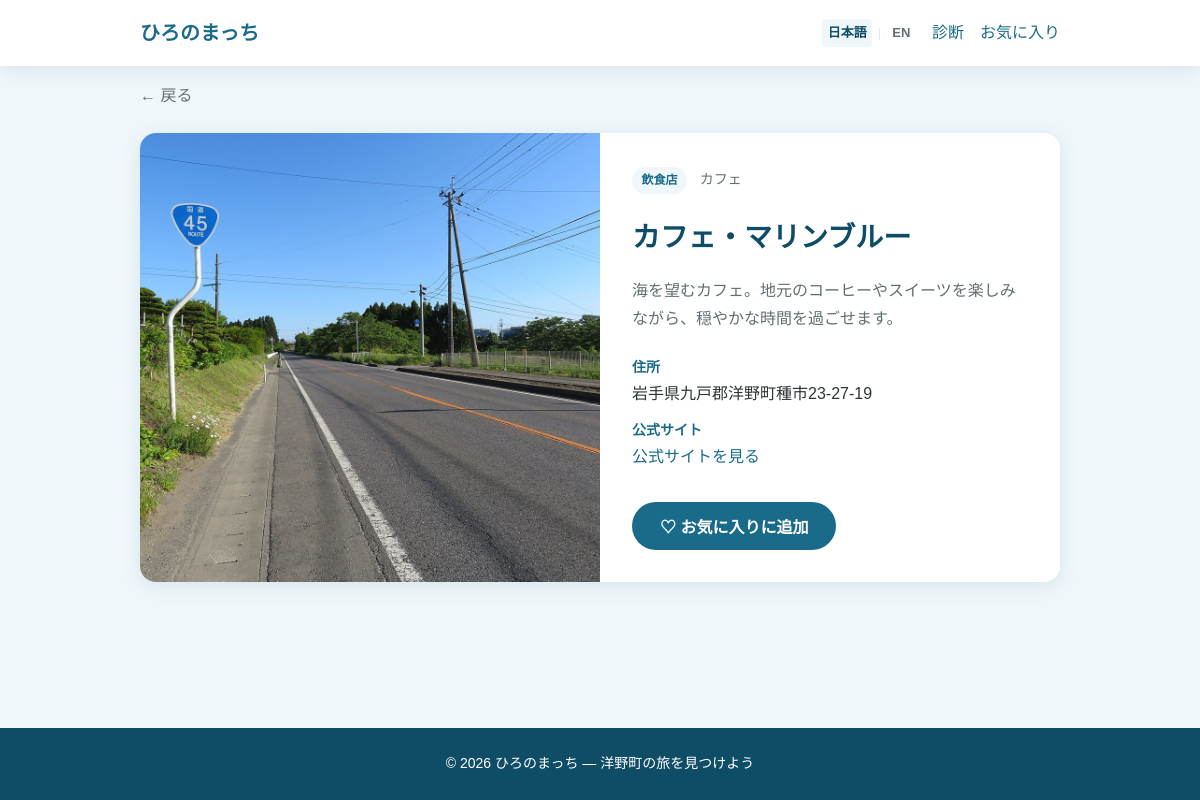
The page /spot/7 on the database as committed earlier.
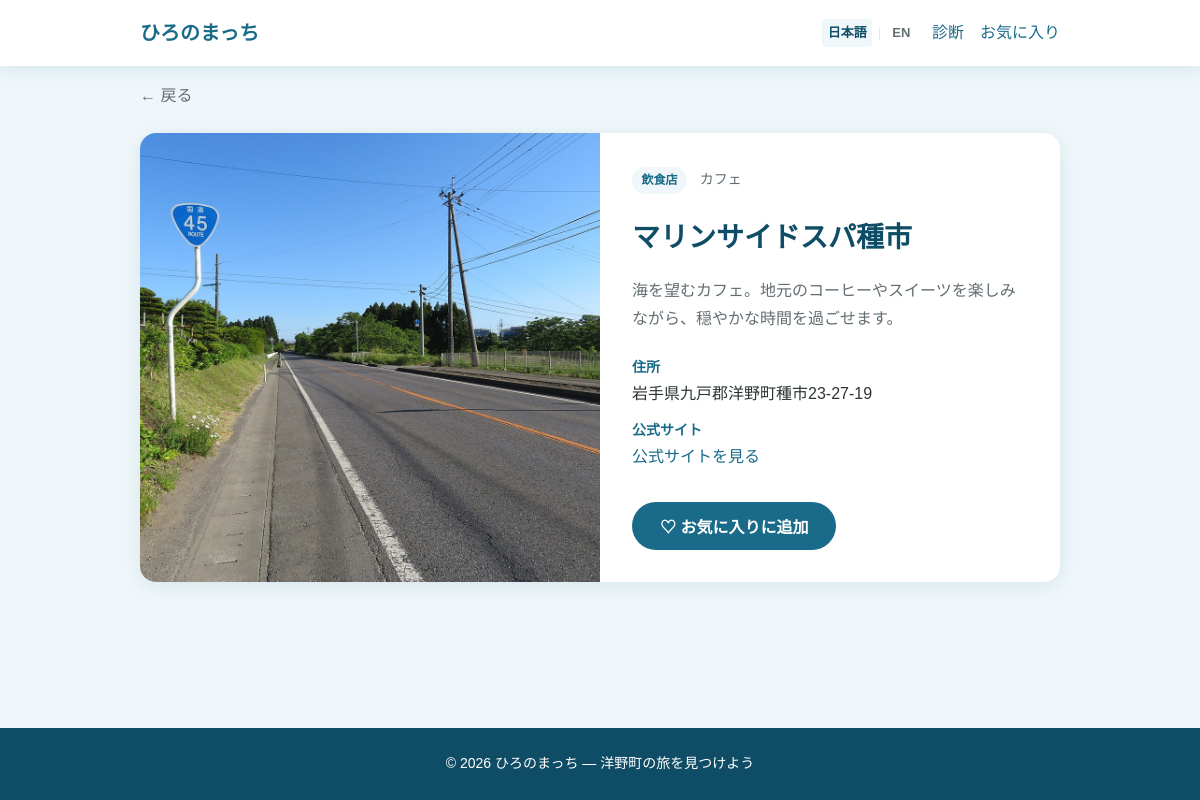
The same page on the database as committed later.
### tables this page shows
CREATE TABLE spots (
    id INTEGER PRIMARY KEY AUTOINCREMENT,
    name TEXT NOT NULL,
    category TEXT NOT NULL,
    genre TEXT NOT NULL,
    description TEXT NOT NULL,
    image_url TEXT NOT NULL,
    address TEXT NOT NULL,
    official_url TEXT NOT NULL,
    map_url TEXT NOT NULL DEFAULT ''
);

### app.py (the view)
@app.route("/spot/<int:spot_id>")
def spot_detail(spot_id):
    spot = fetch_spot(spot_id)
    if spot is None:
        abort(404)
    return render_template("spot_detail.html", spot=spot)

### app.py (called while the page is built)
@app.context_processor
def inject_i18n():
    return {
        "_": translate,
        "tv": translate_value,
        "lang": get_lang(),
        "supported_langs": SUPPORTED_LANGS,
    }

def fetch_spot(spot_id):
    db = get_db()
    spot = db.execute("SELECT * FROM spots WHERE id = ?", (spot_id,)).fetchone()
    db.close()
    if spot is None:
        return None
    return localize_row(spot, ("name", "category", "genre", "description"))

### database.py (called while the page is built)
def get_db():
    conn = sqlite3.connect(DB_PATH)
    conn.row_factory = sqlite3.Row
    return conn

### i18n.py (called while the page is built)
def load_translations(lang: str) -> dict:
    if lang not in _cache:
        path = TRANSLATIONS_DIR / f"{lang}.json"
        with open(path, encoding="utf-8") as f:
            _cache[lang] = json.load(f)
    return _cache[lang]

def get_lang() -> str:
    try:
        lang = session.get("lang", DEFAULT_LANG)
    except RuntimeError:
        return DEFAULT_LANG
    if lang not in SUPPORTED_LANGS:
        return DEFAULT_LANG
    return lang

### templates/spot_detail.html (shortened to what this page needs)
{% extends "base.html" %}
{% block content %}
<section class="spot-detail container">
    <a href="javascript:history.back()" class="back-link">{{ _('spot.back') }}</a>
    <article class="spot-detail-card">
        <div class="spot-detail-image">
            <img src="{{ url_for('static', filename=spot.image_url) }}" alt="{{ spot.name }}">
        </div>
        <div class="spot-detail-body">
            <span class="spot-category">{{ spot.category }}</span>
            <span class="spot-genre">{{ spot.genre }}</span>
            <h1>{{ spot.name }}</h1>
            <p class="spot-description">{{ spot.description }}</p>
            <dl class="spot-info">
                <dt>{{ _('spot.address') }}</dt>
                <dd>{{ spot.address }}</dd>
                <dt>{{ _('spot.official_site') }}</dt>
                <dd>
                    <a href="{{ spot.official_url }}" target="_blank" rel="noopener noreferrer">
                        {{ _('spot.official_link') }}
                    </a>
                </dd>
            </dl>
            <button type="button" class="btn btn-primary btn-favorite-detail"
                    data-spot-id="{{ spot.id }}"
                    data-label-add="{{ _('spot.favorite_add') }}"
                    data-label-done="{{ _('spot.favorite_done') }}">
                {{ _('spot.favorite_add') }}
            </button>
        </div>
    </article>
</section>
{% endblock %}

Rows that differ between the two databases and show on the page:
changed spots "海を望むカフェ。地元のコーヒーやスイーツを楽しみながら、穏やかな時間を過ごせます。": name "カフェ・マリンブルー" → "マリンサイドスパ種市"
